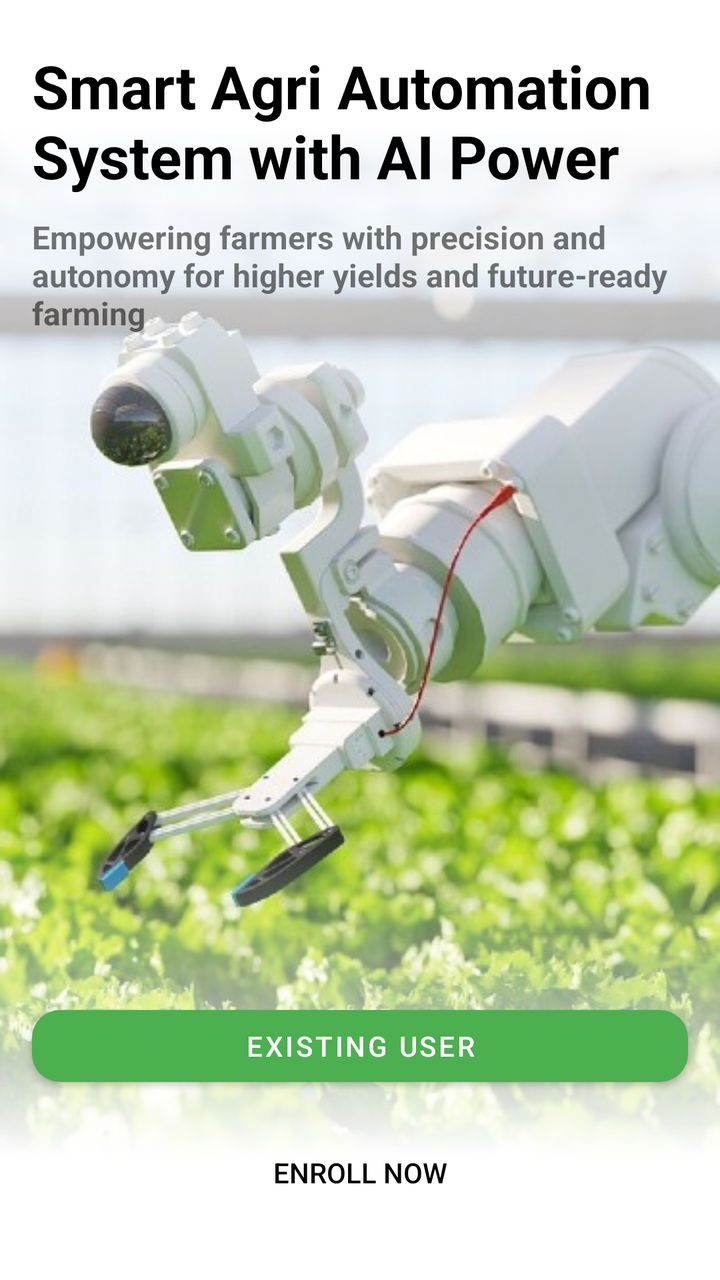
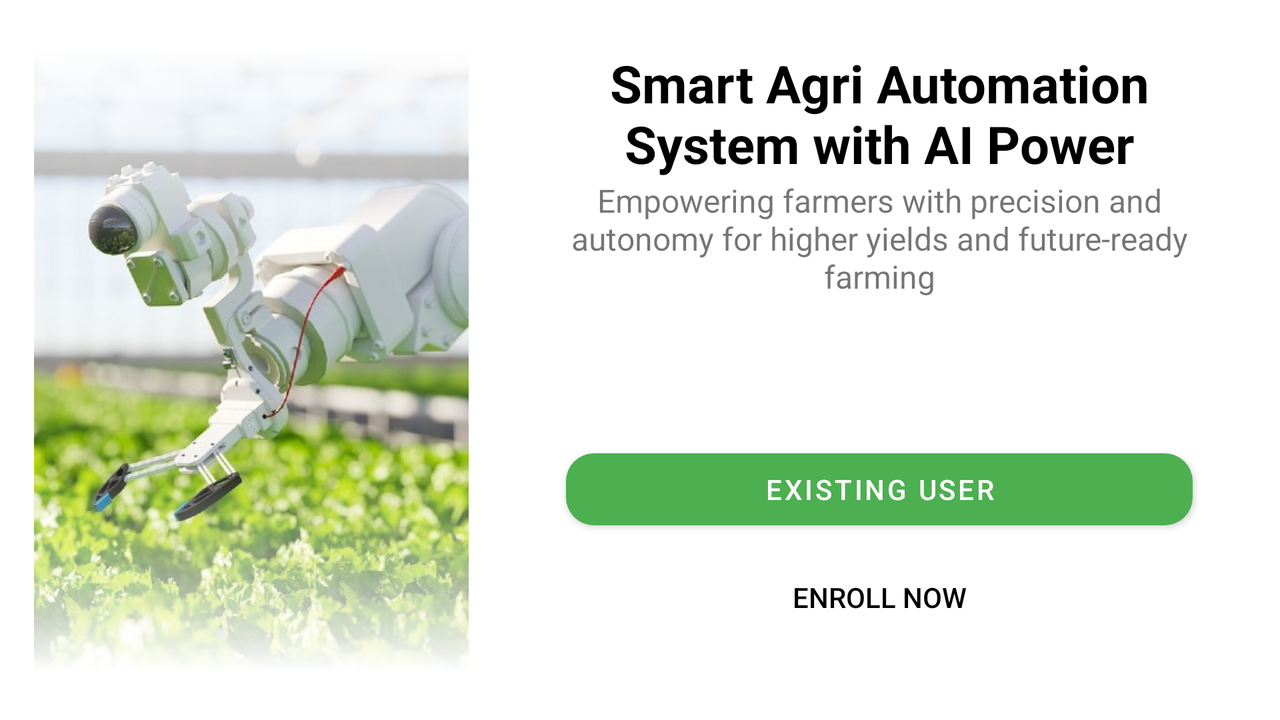

Compare how this app lays out the same screen by default and in its alternative resource folder. The renders come first, then the two layout files and the values they reference.
<!-- AndroidManifest.xml: application theme Theme.AgriBotz -->
<!-- res/layout/fragment_starter.xml -->
<?xml version="1.0" encoding="utf-8"?>
<layout xmlns:android="http://schemas.android.com/apk/res/android"
    xmlns:app="http://schemas.android.com/apk/res-auto">

    <data>

    </data>

    <androidx.constraintlayout.widget.ConstraintLayout
        android:layout_width="match_parent"
        android:layout_height="match_parent">

        <ImageView
            android:id="@+id/imageView"
            android:layout_width="0dp"
            android:layout_height="0dp"
            android:layout_marginTop="32dp"
            android:layout_marginBottom="32dp"
            android:importantForAccessibility="no"
            android:src="@drawable/starter"
            app:layout_constraintBottom_toBottomOf="parent"
            app:layout_constraintEnd_toEndOf="parent"
            app:layout_constraintStart_toStartOf="parent"
            app:layout_constraintTop_toTopOf="parent"
            app:layout_constraintVertical_bias="1.0" />

        <TextView
            android:id="@+id/header_textView"
            android:layout_width="0dp"
            android:layout_height="wrap_content"
            android:layout_marginStart="16dp"
            android:layout_marginEnd="16dp"
            android:text="@string/Landing_Page_Title"
            android:textColor="@color/colorOnSecondary"
            android:textSize="30sp"
            android:textStyle="bold"
            app:layout_constraintBottom_toBottomOf="parent"
            app:layout_constraintEnd_toEndOf="parent"
            app:layout_constraintHorizontal_bias="0.0"
            app:layout_constraintStart_toStartOf="parent"
            app:layout_constraintTop_toTopOf="parent"
            app:layout_constraintVertical_bias="0.04" />

        <TextView
            android:id="@+id/subHeader_textView"
            android:layout_width="0dp"
            android:layout_height="wrap_content"
            android:layout_marginStart="16dp"
            android:layout_marginEnd="16dp"
            android:text="@string/Landing_Page_Subtitle"
            android:textSize="16sp"
            android:textStyle="bold"
            app:layout_constraintBottom_toBottomOf="parent"
            app:layout_constraintEnd_toEndOf="parent"
            app:layout_constraintStart_toStartOf="parent"
            app:layout_constraintTop_toBottomOf="@+id/header_textView"
            app:layout_constraintVertical_bias="0.02" />

        <Button
            android:id="@+id/existing_user_button"
            style="@style/WideButton"
            android:text="@string/Existing_User"
            app:cornerRadius="14dp"
            app:layout_constraintBottom_toTopOf="@+id/enroll_button"
            app:layout_constraintEnd_toEndOf="parent"
            app:layout_constraintHorizontal_bias="0.0"
            app:layout_constraintStart_toStartOf="parent"
            app:layout_constraintTop_toTopOf="parent"
            app:layout_constraintVertical_bias="0.97" />

        <Button
            android:id="@+id/enroll_button"
            style="@style/Widget.AppCompat.Button.Borderless.Colored"
            android:layout_width="0dp"
            android:layout_height="wrap_content"
            android:layout_marginStart="16dp"
            android:layout_marginEnd="16dp"
            android:text="@string/Enroll_Now"
            android:textColor="@color/colorOnSecondary"
            app:cornerRadius="14dp"
            app:layout_constraintBottom_toBottomOf="parent"
            app:layout_constraintEnd_toEndOf="parent"
            app:layout_constraintStart_toStartOf="parent"
            app:layout_constraintTop_toTopOf="parent"
            app:layout_constraintVertical_bias="0.95" />

    </androidx.constraintlayout.widget.ConstraintLayout>
</layout>
<!-- resources referenced by this layout -->
<resources>
  <color name="colorOnSecondary">#000000</color>
  <!-- drawable starter: png bitmap (drawable-nodpi, 285379 bytes) -->
  <string name="Enroll_Now">Enroll Now</string>
  <string name="Existing_User">Existing User</string>
  <string name="Landing_Page_Subtitle">Empowering farmers with precision and autonomy for higher yields and future-ready farming</string>
  <string name="Landing_Page_Title">Smart Agri Automation System with AI Power</string>
  <style name="WideButton">
          <item name="android:layout_width">0dp</item>
          <item name="android:layout_height">wrap_content</item>
          <item name="android:layout_marginStart">16dp</item>
          <item name="android:layout_marginEnd">16dp</item>
      </style>
  <style name="Theme.AgriBotz" parent="Theme.MaterialComponents.DayNight.DarkActionBar">
          
          <item name="colorPrimary">@color/colorPrimary</item>
          <item name="colorPrimaryVariant">@color/colorPrimaryVariant</item>
          <item name="colorOnPrimary">@color/colorOnPrimary</item>
          
          <item name="colorSecondary">@color/colorSecondary</item>
          <item name="colorSecondaryVariant">@color/colorSecondaryVariant</item>
          <item name="colorOnSecondary">@color/colorOnSecondary</item>
          
          <item name="android:colorBackground">@color/colorBackground</item>
          <item name="colorSurface">@color/colorSurface</item>
          <item name="colorOnBackground">@color/colorOnBackground</item>
          <item name="colorOnSurface">@color/colorOnSurface</item>
          <item name="colorError">@color/colorError</item>
          
          <item name="android:statusBarColor">?attr/colorPrimaryVariant</item>
          
      </style>
  <color name="colorPrimary">#4CAF50</color>
  <color name="colorPrimaryVariant">#388E3C</color>
  <color name="colorOnPrimary">#FFFFFF</color>
  <color name="colorSecondary">#FFC107</color>
  <color name="colorSecondaryVariant">#FFA000</color>
  <color name="colorBackground">#FFFFFF</color>
  <color name="colorSurface">#F5F5F5</color>
  <color name="colorOnBackground">#212121</color>
  <color name="colorOnSurface">#212121</color>
  <color name="colorError">#D32F2F</color>
</resources>
<!-- res/layout-land/fragment_starter.xml (the repository's variant of the layout above) -->
<!-- drawn on the phone turned sideways -->
<?xml version="1.0" encoding="utf-8"?>
<layout xmlns:android="http://schemas.android.com/apk/res/android"
    xmlns:app="http://schemas.android.com/apk/res-auto">
    <data>
        
    </data>

    <androidx.constraintlayout.widget.ConstraintLayout
        android:layout_width="match_parent"
        android:layout_height="match_parent"
        android:paddingStart="0dp"
        android:paddingEnd="12dp"
        android:paddingTop="24dp"
        android:paddingBottom="24dp" >

        
        <ImageView
            android:id="@+id/imageView"
            android:layout_width="0dp"
            android:layout_height="0dp"
            android:contentDescription="@null"
            android:importantForAccessibility="no"
            android:src="@drawable/starter"
            app:layout_constraintBottom_toBottomOf="parent"
            app:layout_constraintEnd_toEndOf="parent"
            app:layout_constraintHorizontal_bias="0.0"
            app:layout_constraintStart_toStartOf="parent"
            app:layout_constraintTop_toTopOf="parent"
            app:layout_constraintWidth_percent="0.4" />

        
        <androidx.constraintlayout.widget.ConstraintLayout
            android:id="@+id/contentLayout"
            android:layout_width="0dp"
            android:layout_height="0dp"
            app:layout_constraintBottom_toBottomOf="parent"
            app:layout_constraintEnd_toEndOf="parent"
            app:layout_constraintStart_toEndOf="@id/imageView"
            app:layout_constraintTop_toTopOf="parent"
            app:layout_constraintWidth_percent="0.55">

            <TextView
                android:id="@+id/header_textView"
                android:layout_width="0dp"
                android:layout_height="wrap_content"
                android:layout_marginBottom="16dp"
                android:gravity="center"
                android:text="@string/Landing_Page_Title"
                android:textColor="@color/colorOnSecondary"
                android:textSize="26sp"
                android:textStyle="bold"
                app:layout_constraintEnd_toEndOf="parent"
                app:layout_constraintStart_toStartOf="parent"
                app:layout_constraintTop_toTopOf="parent" />

            <TextView
                android:id="@+id/subHeader_textView"
                android:layout_width="0dp"
                android:layout_height="wrap_content"
                android:layout_marginBottom="24dp"
                android:gravity="center"
                android:text="@string/Landing_Page_Subtitle"
                android:textSize="16sp"
                app:layout_constraintEnd_toEndOf="parent"
                app:layout_constraintStart_toStartOf="parent"
                app:layout_constraintTop_toBottomOf="@id/header_textView" />

            <Button
                android:id="@+id/existing_user_button"
                style="@style/WideButton"
                android:layout_width="0dp"
                android:layout_height="wrap_content"
                android:text="@string/Existing_User"
                app:cornerRadius="14dp"
                app:layout_constraintBottom_toTopOf="@+id/enroll_button"
                app:layout_constraintEnd_toEndOf="parent"
                app:layout_constraintStart_toStartOf="parent"
                app:layout_constraintTop_toTopOf="parent"
                app:layout_constraintVertical_bias="0.97" />

            <Button
                android:id="@+id/enroll_button"
                style="@style/Widget.AppCompat.Button.Borderless.Colored"
                android:layout_width="0dp"
                android:layout_height="wrap_content"
                android:text="@string/Enroll_Now"
                android:textColor="@color/colorOnSecondary"
                app:cornerRadius="14dp"
                app:layout_constraintBottom_toBottomOf="parent"
                app:layout_constraintEnd_toEndOf="parent"
                app:layout_constraintStart_toStartOf="parent"
                app:layout_constraintTop_toTopOf="parent"
                app:layout_constraintVertical_bias="0.95" />

        </androidx.constraintlayout.widget.ConstraintLayout>
    </androidx.constraintlayout.widget.ConstraintLayout>
</layout>
